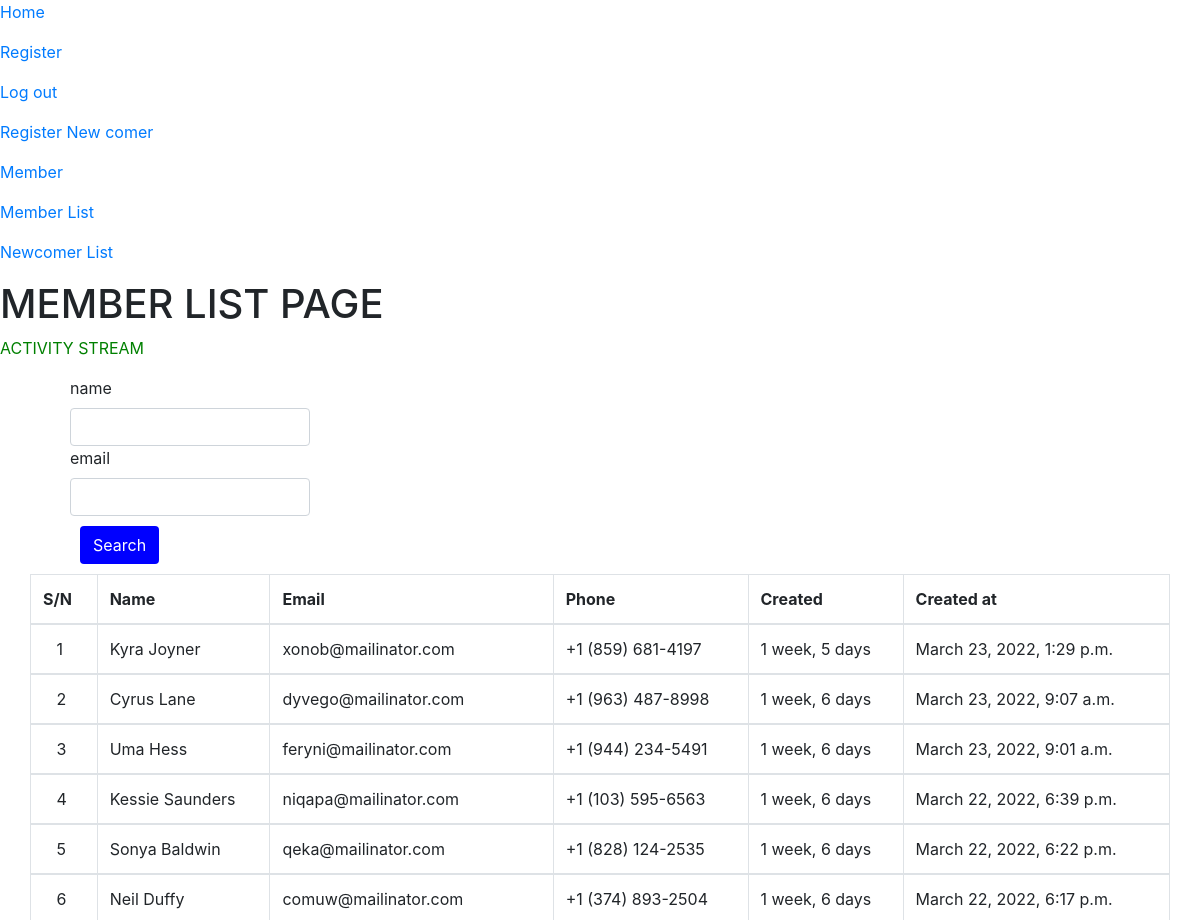
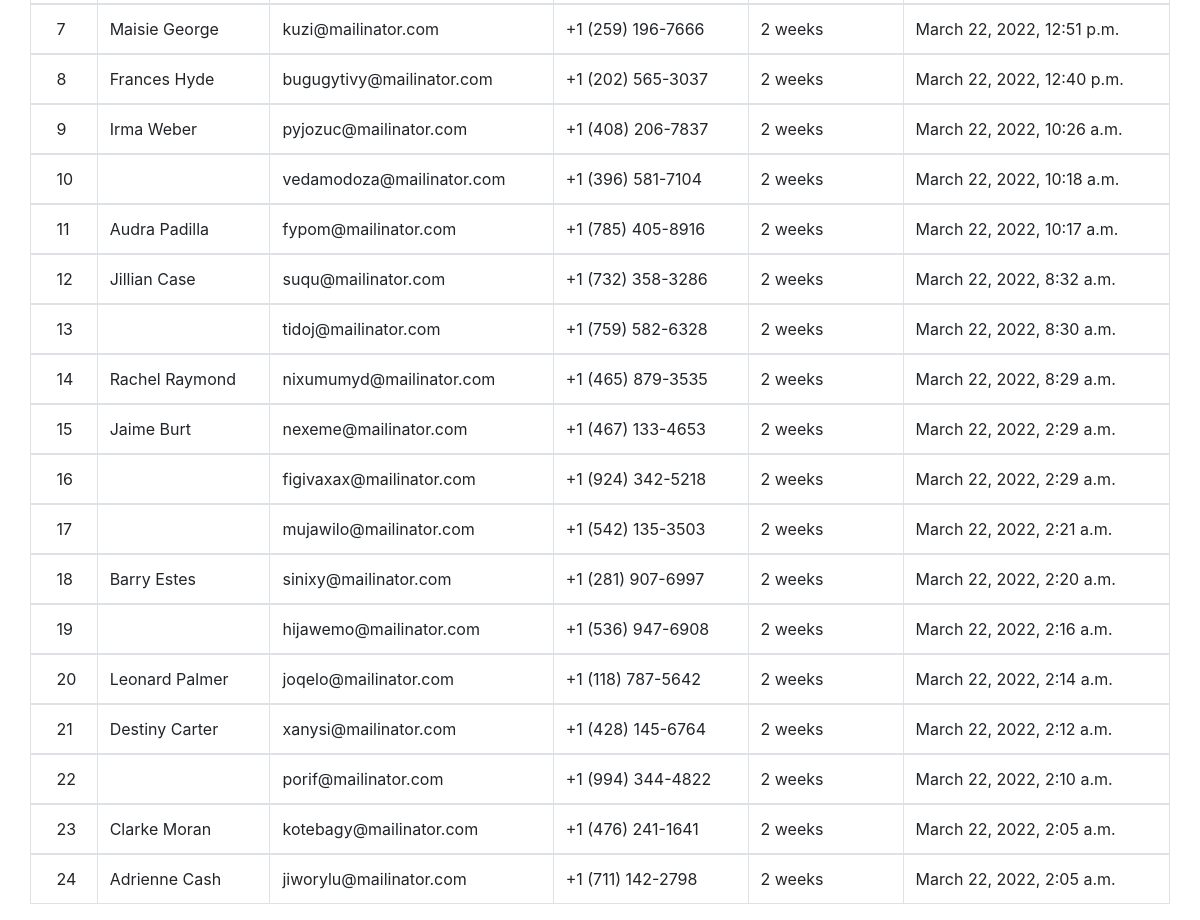
Page /member-list (signed in) on the earlier database version (2 pictures, top to bottom).
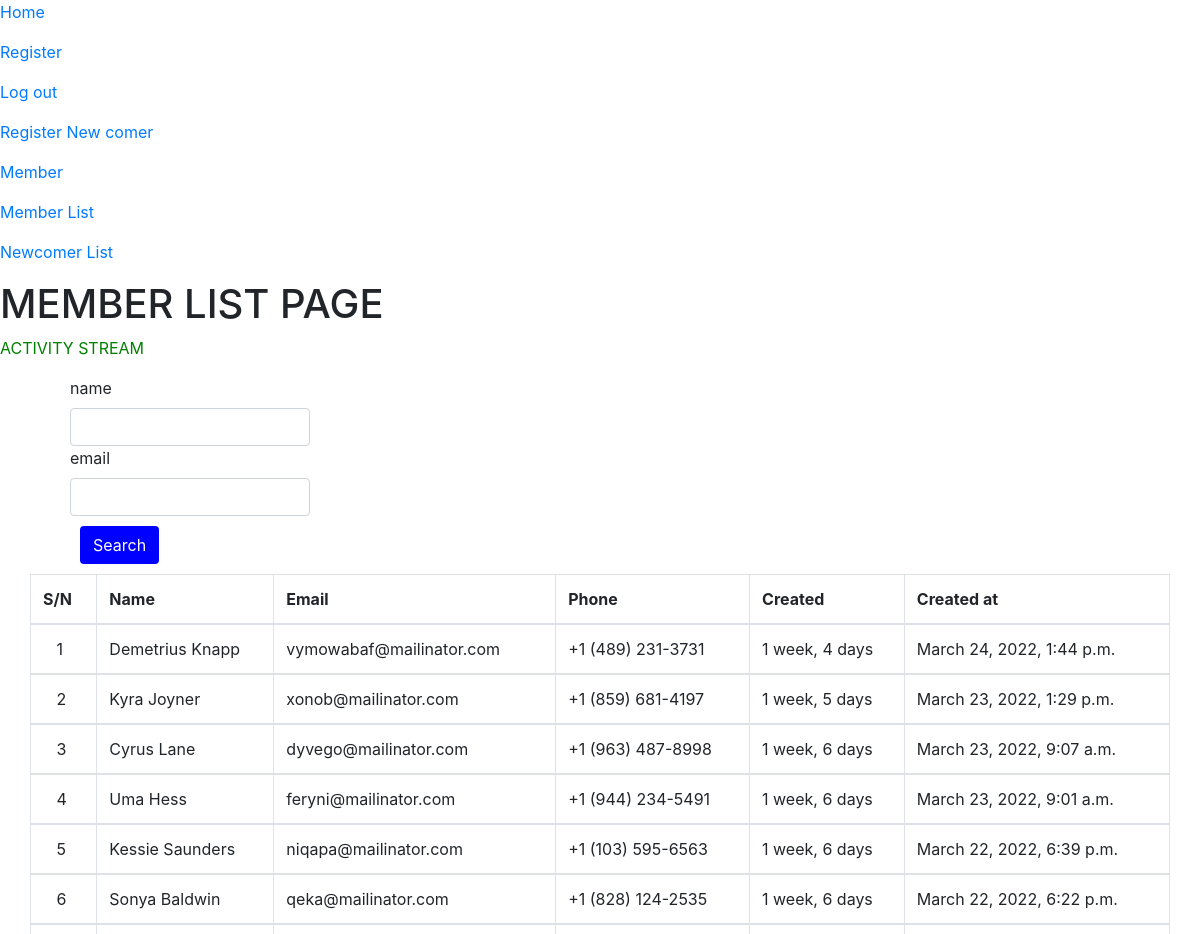
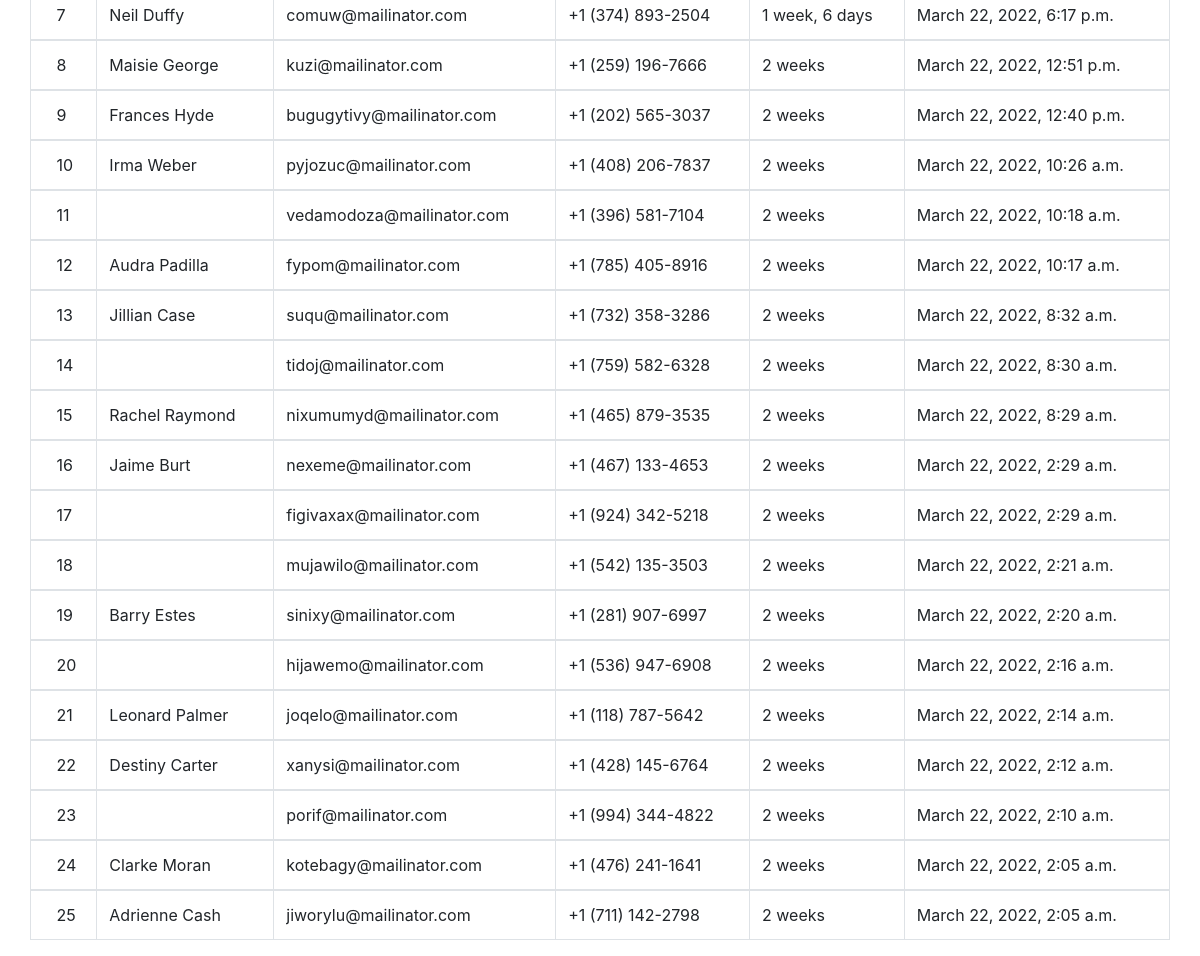
Same page on the later database version (2 pictures, top to bottom).
### blogapp/models.py (models this page shows, shortened)
class BaseModel(models.Model):
    created = models.DateTimeField(auto_now_add=True, null=True)
    updated = models.DateTimeField(auto_now=True)
    is_deleted = models.BooleanField(default=False)

class Memebers(BaseModel):
    name = models.CharField(max_length=64)
    email = models.CharField(max_length=64)
    phone =  models.CharField(max_length=64)
    home_address= models.CharField(max_length=64)
    contact_via = models.CharField(max_length=200, choices=CONTACTED_BY, default="CALL")
    memeber_type=models.CharField(max_length=200, choices=MEMBER_TYPE, default="ORDINARY_MEMBER")
    current_job = models.CharField(max_length=64, null=True)
    class Meta:
            ordering = ('-created',)

class BaseModel(models.Model):
    created = models.DateTimeField(auto_now_add=True, null=True)
    updated = models.DateTimeField(auto_now=True)
    is_deleted = models.BooleanField(default=False)

### blogapp/views.py (the view)
# urls.py: path('member-list', views.member_details, name='member-list'),
@login_required(login_url='signin')
def member_details(request):
    members = Memebers.objects.all()
    name  = request.GET.get('name')
    email  = request.GET.get('email')
    if name:
        members = members.filter(name__icontains=name)
    if email:
        members = members.filter(email__icontains=email)
    page = request.GET.get('page', 1)
    paginator = Paginator(members, 200)  # 100 items per page
    try:
        members = paginator.page(page)
    except PageNotAnInteger:
        members = paginator.page(1)
    except EmptyPage:
        members = paginator.page(paginator.num_pages)
    return render(request, 'multForm/member_details.html', {'members': members})

### blogapp/templates/multForm/member_details.html (shortened to what this page needs)
<!DOCTYPE html>
<html lang="en">
<head>
    <link rel = "stylesheet" href = "https://stackpath.bootstrapcdn.com/bootstrap/4.5.2/css/bootstrap.min.css">
<link rel = "stylesheet" href = "https://cdn.datatables.net/1.10.21/css/dataTables.bootstrap4.min.css">
</head>
<body>
    <p> <a href="{% url 'home' %}">Home</a> </p>
    <p> <a href="{% url 'register' %}">Register</a> </p>
    {% if request.user.is_authenticated %}
    <p> <a href="{% url 'signout' %}">Log out</a> </p>
    {% else %}
    <p> <a href="{% url 'signin' %}">Login</a> </p>
    {% endif %}
    <p> <a href="{% url 'main_index' %}">Register New comer</a> </p>
    <p> <a href="{% url 'member' %}">Member</a> </p>
    <p> <a href="{% url 'member-list' %}">Member List</a> </p>
    <p> <a href="{% url 'newcomer-list' %}">Newcomer List</a> </p>
    <h1>MEMBER LIST PAGE</h1>
    <p style="color:green">ACTIVITY STREAM</p>
   <form method="GET" autocomplete="off" style="width: 20%; margin-left:70px;">
    <label class="kt-form-label">name</label>
    <div class="kt-form__control">
        <input type="text" class="form-control" name="name"
                 id="id_name">
    </div>
    <label class="kt-form-label">email</label>
    <div class="kt-form__control">
        <input type="text" class="form-control" name="email"
                 id="id_email">
    </div>
    <button style="background:blue; color:white; margin:10px" type="submit" class="btn btn-md kt-font-bold-lighter kt-bg-red-darken-4 kt-white-text kt-form__control">
    Search</button>
   </form>
<div style="margin:0 30px">
    <table id = "myTable" class = "table table-bordered" style = "width: 100%;">
        <thead>
        <tr>
        <th>S/N</th>
        <th> Name </th>
        <th> Email </th>
        <th> Phone </th>
        <th>Created</th>
        <th>Created at</th>
        </tr>
        </thead>
        {% for member in members %}
        <tbody>
            <tr>
            <td>&nbsp;&nbsp;&nbsp;{{ forloop.counter }}</td>
            <td> {{ member.name}} </td>
            <td> {{ member.email }} </td>
            <td> {{ member.phone}} </td>
            <td> {{ member.created|timesince }} </td>
            <td> {{ member.created}} </td>
            </tr>
            </tbody>
        {% endfor %}
        </table>
</div>
</body>
</html>

Differences in the rows shown:
added Memebers: name "Demetrius Knapp", email "vymowabaf@mailinator.com", phone "+1 (489) 231-3731", created "1 week, 4 days", created "March 24, 2022, 1:44 p.m."
